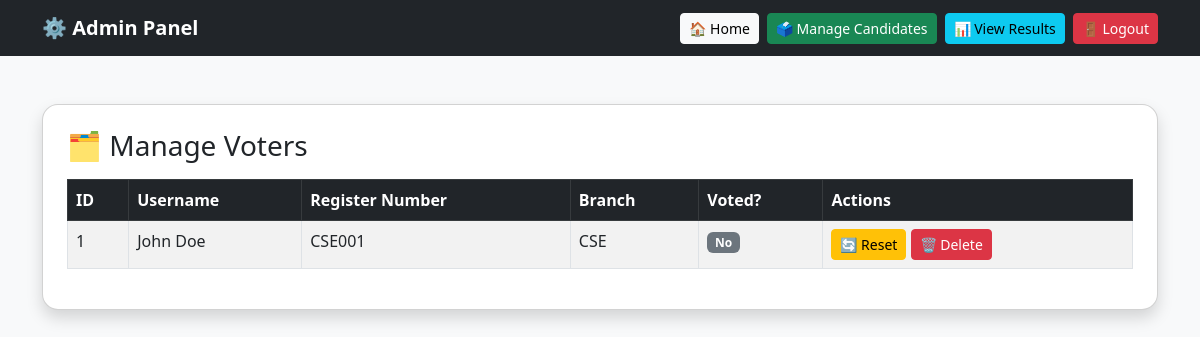
The page /admin/admin_manage_voters.php (signed in) on the database its author committed.
### tables this page shows
CREATE TABLE voters (
    id INT AUTO_INCREMENT PRIMARY KEY,
    first_name VARCHAR(50) NOT NULL,
    roll_no VARCHAR(15) NOT NULL UNIQUE,
    email VARCHAR(100) NOT NULL UNIQUE,
    password VARCHAR(255) NOT NULL,
    department VARCHAR(100) NOT NULL,
    has_voted TINYINT(1) DEFAULT 0
);

### admin/admin_manage_voters.php (the view, shortened to what this page needs)
<?php
include '../config.php';
$sql = "SELECT * FROM voters ORDER BY department, roll_no";
$result = $conn->query($sql);
?>
<!DOCTYPE html>
<html lang="en">
<head>
    <link href="https://cdn.jsdelivr.net/npm/bootstrap@5.3.0/dist/css/bootstrap.min.css" rel="stylesheet">
</head>
<body class="bg-light">
<nav class="navbar navbar-expand-lg navbar-dark bg-dark">
  <div class="container">
    <a class="navbar-brand fw-bold" href="admin_dashboard.php">⚙️ Admin Panel</a>
    <div class="d-flex">
      <a href="admin_dashboard.php" class="btn btn-light btn-sm me-2">🏠 Home</a>
      <a href="admin_manage_candidates.php" class="btn btn-success btn-sm me-2">🗳️ Manage Candidates</a>
      <a href="admin_dashboard.php" class="btn btn-info btn-sm me-2">📊 View Results</a>
      <a href="admin_logout.php" class="btn btn-danger btn-sm">🚪 Logout</a>
    </div>
  </div>
</nav>
<div class="container mt-5">
    <div class="card shadow p-4 rounded-4">
        <h3 class="mb-3">🗂️ Manage Voters</h3>
        <table class="table table-bordered table-striped">
            <thead class="table-dark">
                <tr>
                    <th>ID</th>
                    <th>Username</th>
                    <th>Register Number</th>
                    <th>Branch</th>
                    <th>Voted?</th>
                    <th>Actions</th>
                </tr>
            </thead>
            <tbody>
                <?php if ($result->num_rows > 0): ?>
                    <?php while($row = $result->fetch_assoc()): ?>
                        <tr>
                            <td><?php echo $row['id']; ?></td>
                            <td><?php echo htmlspecialchars($row['first_name']); ?></td>
                            <td><?php echo htmlspecialchars($row['roll_no']); ?></td>
                            <td><?php echo htmlspecialchars($row['department']); ?></td>
                            <td>
                                <?php if ($row['has_voted'] == 1): ?>
                                    <span class="badge bg-success">Yes</span>
                                <?php else: ?>
                                    <span class="badge bg-secondary">No</span>
                                <?php endif; ?>
                            </td>
                            <td>
                                <a href="admin_manage_voters.php?reset=<?php echo $row['id']; ?>"
                                   class="btn btn-warning btn-sm"
                                   onclick="return confirm('Reset this voter’s vote status?')">🔄 Reset</a>
                                <a href="admin_manage_voters.php?delete=<?php echo $row['id']; ?>"
                                   class="btn btn-danger btn-sm"
                                   onclick="return confirm('Are you sure you want to delete this voter?')">🗑️ Delete</a>
                            </td>
                        </tr>
                    <?php endwhile; ?>
                <?php else: ?>
                    <tr>
                        <td colspan="6" class="text-center">No voters found!</td>
                    </tr>
                <?php endif; ?>
            </tbody>
        </table>
    </div>
</div>
</body>
</html>

### rows shown on the page
voters: id "1", first_name "John Doe", roll_no "CSE001", department "CSE", has_voted "No"
